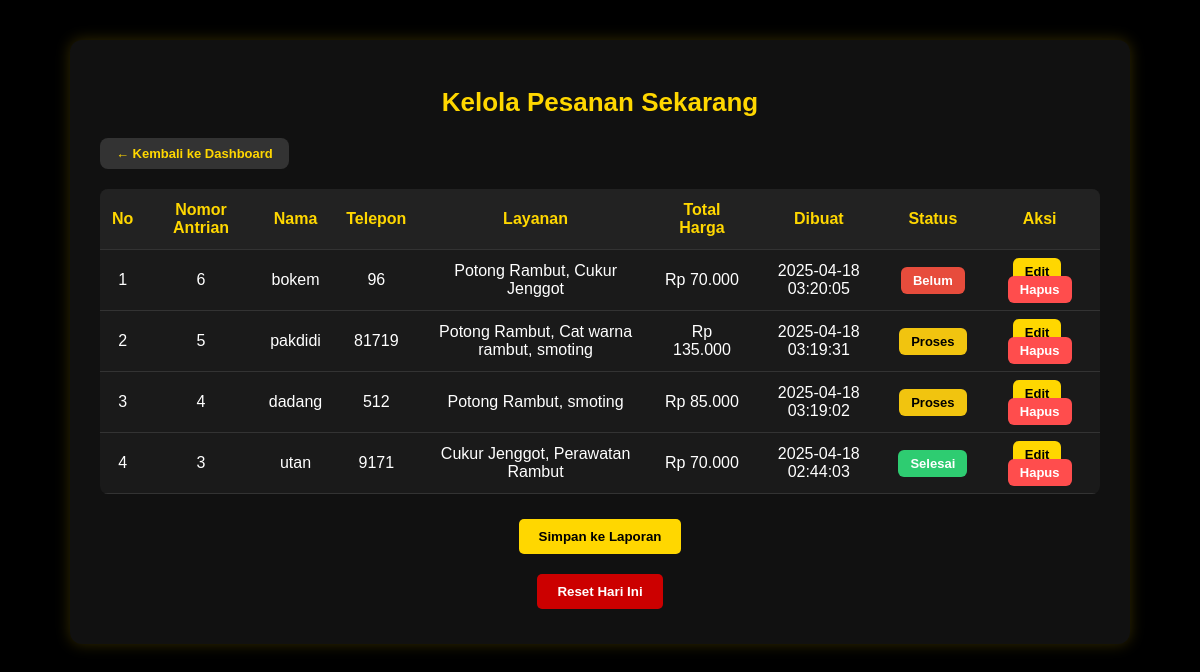
Page /barbershop/kelola_pesanan.php on the committed database.
### tables this page shows
CREATE TABLE `detail_pesanan` (
  `id` int(11) NOT NULL,
  `nomor_antrian` int(11) NOT NULL,
  `nama` varchar(255) NOT NULL,
  `phone` varchar(15) NOT NULL,
  `tanggal` date NOT NULL,
  `waktu` time NOT NULL,
  `layanan_terpilih` text DEFAULT NULL,
  `total_harga` int(11) NOT NULL,
  `created_at` timestamp NOT NULL DEFAULT current_timestamp(),
  `status` enum('Belum','Proses','Selesai') DEFAULT 'Belum'
);

### barbershop/kelola_pesanan.php (the view, shortened to what this page needs)
<?php
include 'koneksi.php';
$query = "SELECT * FROM detail_pesanan ORDER BY created_at DESC";
$result = mysqli_query($conn, $query);
?>
<!DOCTYPE html>
<html lang="id">
<head>
    <link rel="stylesheet" href="css/kelolapesanan.css">
</head>
<body>
    <div class="container">
        <h1>Kelola Pesanan Sekarang</h1>
        <a href="dashboard.php" class="btn kembali">← Kembali ke Dashboard</a>
        <table>
        <thead>
    <tr>
        <th>No</th>
        <th>Nomor Antrian</th>
        <th>Nama</th>
        <th>Telepon</th>
        <th>Layanan</th>
        <th>Total Harga</th>
        <th>Dibuat</th>
        <th>Status</th>
        <th>Aksi</th>
    </tr>
</thead>
<tbody>
<?php
if (mysqli_num_rows($result) > 0) {
    $no = 1;
    while ($row = mysqli_fetch_assoc($result)) {
        $status = $row['status'];
        $btn_class = '';
        if ($status == 'Belum') {
            $btn_class = 'Belum';
        } elseif ($status == 'Proses') {
            $btn_class = 'Proses';
        } elseif ($status == 'Selesai') {
            $btn_class = 'Selesai';
        }
        $status_button = ($status != 'Selesai') ? "
            <form method='POST' action='update_status.php'>
                <input type='hidden' name='id' value='{$row['id']}'>
                <input type='hidden' name='current_status' value='{$status}'>
                <button type='submit' class='btn {$btn_class}'>{$status}</button>
            </form>" : "<span class='btn {$btn_class}'>{$status}</span>";
        echo "<tr>
            <td>{$no}</td>
            <td>{$row['nomor_antrian']}</td>
            <td>{$row['nama']}</td>
            <td>{$row['phone']}</td>
            <td>{$row['layanan_terpilih']}</td>
            <td>Rp " . number_format($row['total_harga'], 0, ',', '.') . "</td>
            <td>{$row['created_at']}</td>
            <td>{$status_button}</td>
            <td>
                <a href='edit_sekarang.php?id={$row['id']}' class='btn edit'>Edit</a>
                <a href='hapus_sekarang.php?id={$row['id']}' class='btn hapus' onclick=\"return confirm('Yakin ingin menghapus pesanan ini?')\">Hapus</a>
            </td>
        </tr>";
        $no++;
    }
} else {
    echo "<tr><td colspan='11'>Tidak ada data pesanan.</td></tr>";
}
?>
</tbody>
        </table>
        <form action="simpan_laporan.php" method="POST" style="text-align: center; margin-top: 20px;">
            <button type="submit" class="btn-laporan">Simpan ke Laporan</button>
        </form>
        <form action="reset_sekarang.php" method="POST" onsubmit="return confirm('Yakin ingin menghapus semua data pesanan hari ini?')" style="text-align: center; margin-top: 10px;">
            <button type="submit" class="btn-reset">Reset Hari Ini</button>
        </form>
    </div>
</body>
</html>

### barbershop/css/kelolapesanan.css (style rules this page uses)
body { margin: 0; font-family: 'Poppins', sans-serif; background-color: #000; color: #ffd700; display: flex; justify-content: center; align-items: flex-start; padding: 40px; min-height: 100vh; }
.container { width: 90%; max-width: 1000px; background-color: #111; padding: 30px; border-radius: 12px; box-shadow: 0 0 15px rgba(255, 215, 0, 0.2); }
h1 { text-align: center; margin-bottom: 20px; color: #ffd700; font-size: 26px; }
table { width: 100%; border-collapse: collapse; color: #fff; background-color: #1a1a1a; border-radius: 8px; overflow: hidden; }
th, td { padding: 12px; text-align: center; border-bottom: 1px solid #333; }
th { background-color: #222; color: #ffd700; }
.btn { padding: 6px 12px; border-radius: 6px; text-decoration: none; font-weight: bold; transition: all 0.3s ease; font-size: 13px; }
.btn.edit { background-color: #ffd700; color: #000; margin-right: 5px; }
.btn.hapus { background-color: #ff4d4d; color: white; }
.btn.kembali { display: inline-block; margin-bottom: 20px; background-color: #333; color: #ffd700; padding: 8px 16px; border-radius: 8px; text-decoration: none; font-weight: bold; transition: background-color 0.3s ease; }
.btn-laporan, .btn-reset { padding: 10px 20px; margin: 5px; font-weight: bold; border: none; border-radius: 5px; cursor: pointer; transition: 0.3s; }
.btn-laporan { background-color: gold; color: black; }
.btn-reset { background-color: #cc0000; color: white; }
.btn.Belum { background-color: #e74c3c; color: white; border: none; }
.btn.Proses { background-color: #f1c40f; color: black; border: none; }
.btn.Selesai { background-color: #2ecc71; color: white; cursor: default; border: none; }

### rows in the picture
detail_pesanan: nomor_antrian "6", nama "bokem", phone "96", layanan_terpilih "Potong Rambut, Cukur Jenggot", total_harga "70.000", created_at "2025-04-18 03:20:05", status "Belum"
detail_pesanan: nomor_antrian "5", nama "pakdidi", phone "81719", layanan_terpilih "Potong Rambut, Cat warna rambut, smoting", total_harga "135.000", created_at "2025-04-18 03:19:31", status "Proses"
detail_pesanan: nomor_antrian "4", nama "dadang", phone "512", layanan_terpilih "Potong Rambut, smoting", total_harga "85.000", created_at "2025-04-18 03:19:02", status "Proses"
detail_pesanan: nomor_antrian "3", nama "utan", phone "9171", layanan_terpilih "Cukur Jenggot, Perawatan Rambut", total_harga "70.000", created_at "2025-04-18 02:44:03", status "Selesai"
